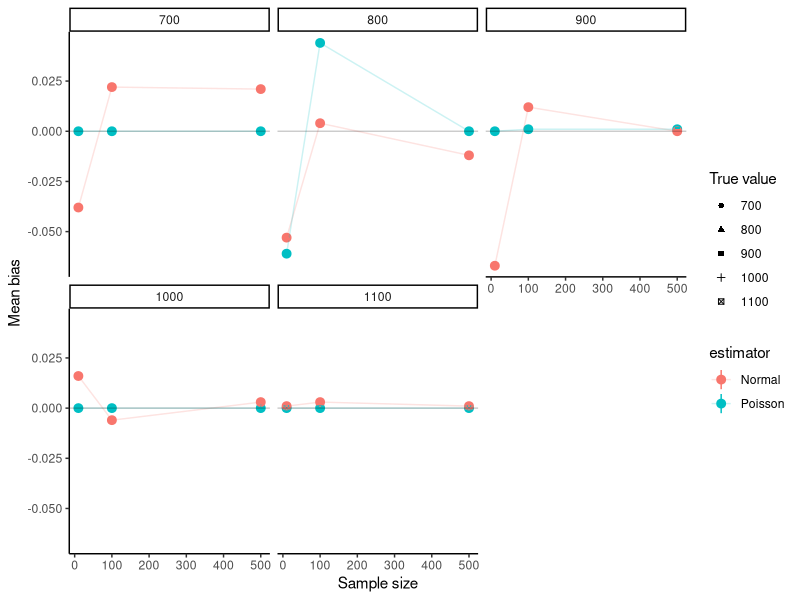
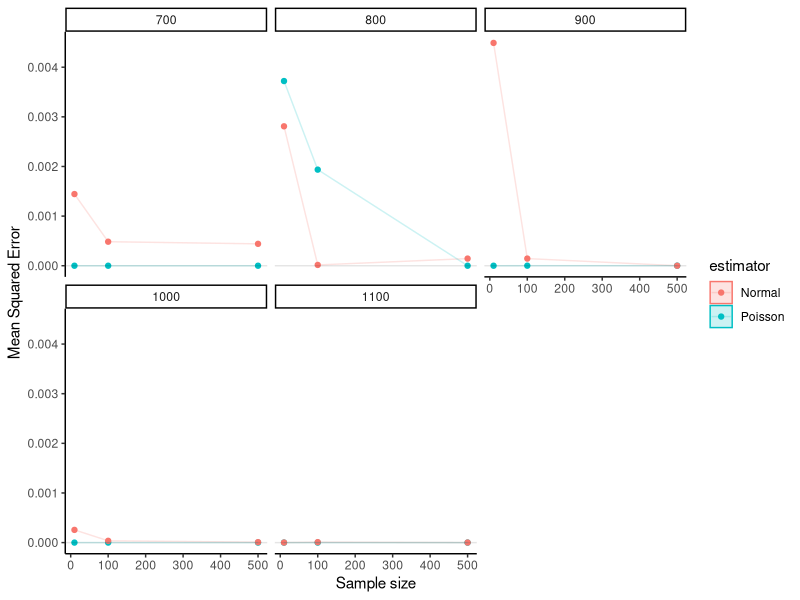
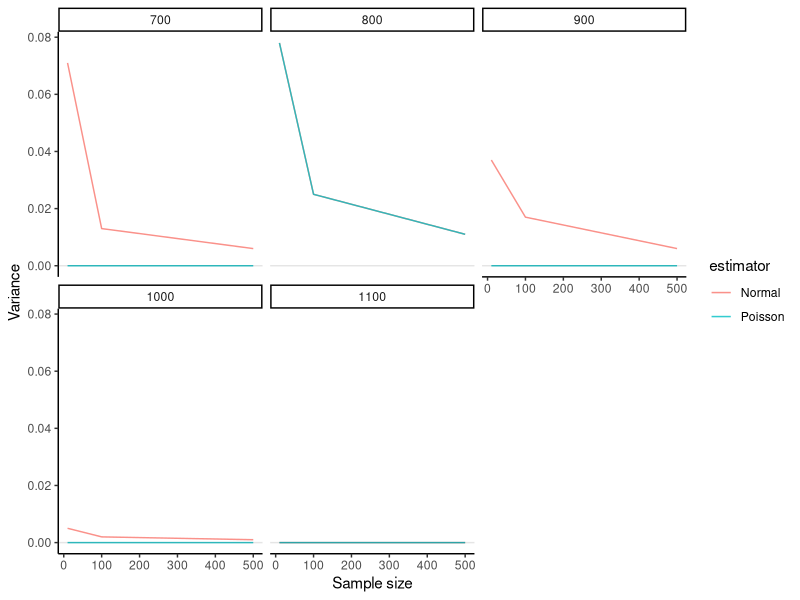
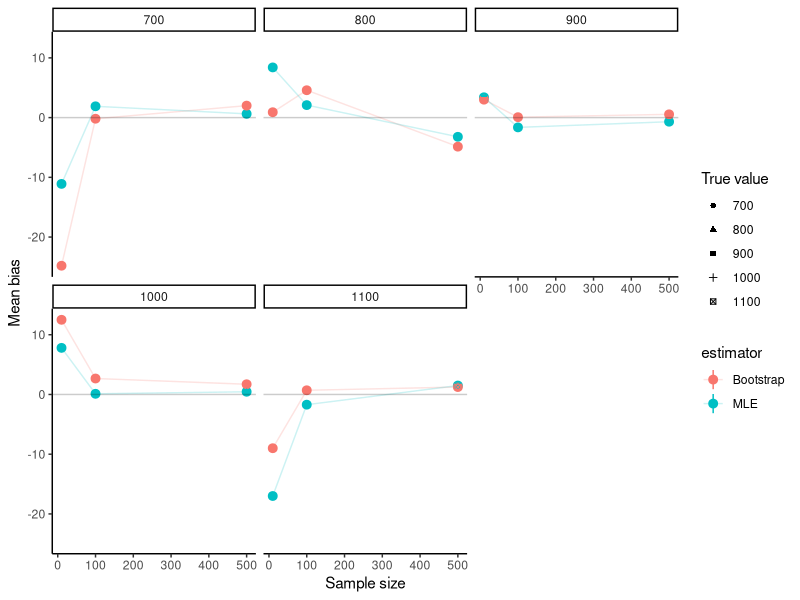
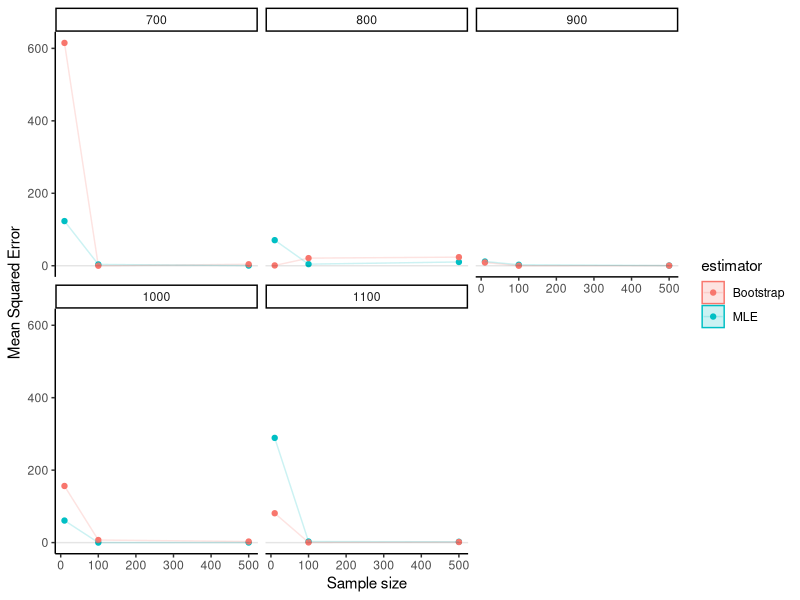

R code for these plots, in order:
## ---- chunk 1
knitr::opts_chunk$set(echo = TRUE)
## ---- chunk 2
set.seed(222)
library(data.table)
library(dplyr)
results <- rbindlist(lapply(c(10, 100, 500), function(n){
  rbindlist(lapply(c(700, 800, 900, 1000, 1100), function(param){
    x_pois <- round(rpois(n, param))
    x_norm <- round(rnorm(n, param, 100))
    
    #calculate lambda hat
    MLE_pois <- mean(x_pois)
    MLE_norm <- mean(x_norm)
    boot_pois <- mean(sample(x_pois, size=n, replace = T))
    
    # #calculate ???? variance
    # var_pois <- sd(x_pois)^2
    # var_norm <- sd(x_norm)^2
    
    #calculate true probability at cutoff
    truePoisProb <- mean(x_pois < 805)
    trueNormProb <- mean(x_norm < 805)
    
    par_pois <- ppois(805, MLE_pois)
    par_norm <- pnorm(805, MLE_norm, 100)
    par_boot <- ppois(805, boot_pois)
    
    #calculate asymptotic variance 
    v_pois <- par_pois*(1-par_pois)/sqrt(n)
    v_norm <- par_norm*(1-par_norm)/sqrt(n)
    v_boot <- par_boot*(1-par_boot)/sqrt(n)
    
    # Return estimates in data table
    data.table(n = c(n, n),
               estimator = factor(c("Poisson", "Normal")),
               param_mu = c(param, param),
               trueProb = c(truePoisProb, trueNormProb), 
               estimate = c(MLE_pois, MLE_norm),
               #variances = c(var_pois, var_norm),
               prob = c(par_pois, par_norm),
               asymptotic_var = c(v_pois, v_norm)
               )
  }))
  }))
options(scipen = 999)
results <- results %>%
  mutate_if(is.numeric, round, digits=3)
results
## ---- chunk 3
# Get results from simulation
bias_sim = results[, .(mean_bias = mean(prob - trueProb),
                           lower_bias = quantile(prob - trueProb, 0.025),
                           upper_bias = quantile(prob - trueProb, 0.975)),
by = c("n", "param_mu", "estimator")]

mse_sim <- results[, .(mean_mse = mean((prob - trueProb)^2),
                          lower_mse = quantile((prob - trueProb)^2, 0.025),
                          upper_mse = quantile((prob - trueProb)^2, 0.975)),
                      by = c("n", "param_mu", "estimator")]

estimator_var <- results[, .(var_est = asymptotic_var), 
                         by = c("n", "param_mu", "estimator")]
## ---- chunk 4
library(ggplot2)
library(dplyr)
# Plot of bias, facet by beta
bias_sim %>%
  ggplot(aes(x = n, y = mean_bias, color = estimator)) + 
  geom_pointrange(aes(ymin = lower_bias, ymax = upper_bias)) + geom_line(alpha = 0.2) +
  geom_point(aes(shape = factor(param_mu))) +
  geom_abline(slope = 0, intercept = 0, alpha = 0.2) + facet_wrap(~ param_mu) +
  scale_shape_discrete("True value") +
  labs(x = "Sample size", y = "Mean bias") +
  theme_classic()

# Plot of MSE, facet by beta
mse_sim %>%
  ggplot(aes(x = n, y = mean_mse, color = estimator)) +
  geom_ribbon(aes(ymin = lower_mse, ymax = upper_mse, fill = estimator, color = NULL),
              alpha = 0.2 )+
  geom_point() + geom_line(alpha = 0.2) +
  scale_shape_discrete("True value") +
  geom_abline(slope = 0, intercept = 0, alpha = 0.1) +
  facet_wrap(~ param_mu) +
  labs(x = "Sample size", y = "Mean Squared Error") +
  theme_classic()

# Plot of variance (similar to MSE???)
estimator_var %>%
  ggplot(aes(x = n, y = var_est, color = estimator)) +
  geom_line(alpha = 0.8) +
  # geom_ribbon(aes(ymin = lower_mse, ymax = upper_mse, fill = estimator, color = NULL),
  #             alpha = 0.2) + geom_point() + 
  geom_abline(slope = 0, intercept = 0, alpha = 0.1) +
  facet_wrap(~param_mu) +
  labs(x = "Sample size", y = "Variance") +
  theme_classic()
## ---- chunk 5
set.seed(222)
library(data.table)
library(dplyr)
results <- rbindlist(lapply(c(10, 100, 500), function(n){
  rbindlist(lapply(c(700, 800, 900, 1000, 1100), function(param){
    x_pois <- round(rpois(n, param))
    
    #calculate lambda hat
    MLE_pois <- mean(x_pois)
    boot_pois <- mean(sample(x_pois, size=n, replace = T))
    
    # #calculate asymptotic variance 
    # v_pois <- par_pois*(1-par_pois)/sqrt(n)
    # v_boot <- par_boot*(1-par_boot)/sqrt(n)
    
    # Return estimates in data table
    data.table(n = c(n, n),
               estimator = factor(c("MLE", "Bootstrap")),
               trueMean = c(param, param),
               estimatedMean = c(MLE_pois, boot_pois)
               #asymptotic_var = c(v_pois, v_boot)
               )
  }))
  }))
options(scipen = 999)
results <- results %>%
  mutate_if(is.numeric, round, digits=3)
results
## ---- chunk 6
# Get results from simulation
bias_sim = results[, .(mean_bias = mean(estimatedMean - trueMean),
                           lower_bias = quantile(estimatedMean - trueMean, 0.025),
                           upper_bias = quantile(estimatedMean - trueMean, 0.975)),
by = c("n", "trueMean", "estimator")]

mse_sim <- results[, .(mean_mse = mean((estimatedMean - trueMean)^2),
                          lower_mse = quantile((estimatedMean - trueMean)^2, 0.025),
                          upper_mse = quantile((estimatedMean - trueMean)^2, 0.975)),
                      by = c("n", "trueMean", "estimator")]

# estimator_var <- results[, .(var_est = asymptotic_var), 
#                          by = c("n", "param_mu", "estimator")]
## ---- chunk 7
library(ggplot2)
library(dplyr)
# Plot of bias, facet by beta
bias_sim %>%
  ggplot(aes(x = n, y = mean_bias, color = estimator)) + 
  geom_pointrange(aes(ymin = lower_bias, ymax = upper_bias)) + geom_line(alpha = 0.2) +
  geom_point(aes(shape = factor(trueMean))) +
  geom_abline(slope = 0, intercept = 0, alpha = 0.2) + facet_wrap(~ trueMean) +
  scale_shape_discrete("True value") +
  labs(x = "Sample size", y = "Mean bias") +
  theme_classic()

# Plot of MSE, facet by beta
mse_sim %>%
  ggplot(aes(x = n, y = mean_mse, color = estimator)) +
  geom_ribbon(aes(ymin = lower_mse, ymax = upper_mse, fill = estimator, color = NULL),
              alpha = 0.2 )+
  geom_point() + geom_line(alpha = 0.2) +
  scale_shape_discrete("True value") +
  geom_abline(slope = 0, intercept = 0, alpha = 0.1) +
  facet_wrap(~ trueMean) +
  labs(x = "Sample size", y = "Mean Squared Error") +
  theme_classic()

# # Plot of variance (similar to MSE???)
# estimator_var %>%
#   ggplot(aes(x = n, y = var_est, color = estimator)) +
#   geom_line(alpha = 0.8) +
#   # geom_ribbon(aes(ymin = lower_mse, ymax = upper_mse, fill = estimator, color = NULL),
#   #             alpha = 0.2) + geom_point() + 
#   geom_abline(slope = 0, intercept = 0, alpha = 0.1) +
#   facet_wrap(~param_mu) +
#   labs(x = "Sample size", y = "Variance") +
#   theme_classic()
## ---- chunk 8
# set.seed(222)
# sim_results_hyp <- rbindlist(lapply(c(10, 100, 500), function(n){
#   rbindlist(lapply(c(700, 800, 900, 1000, 1100), function(param){
#     x_pois <- round(rpois(n, param))
#     x_norm <- round(rnorm(n, param, 100))
#     
#     # Same as before
#     MLE_pois <- mean(x_pois)
#     MLE_norm <- mean(x_norm)
#     truePoisProb <- mean(x_pois < 805)
#     trueNormProb <- mean(x_norm < 805)
#     par_pois <- ppois(805, MLE_pois)
#     par_norm <- pnorm(805, MLE_norm, 100)
#     v_pois <- par_pois*(1-par_pois)/sqrt(n)
#     v_norm <- par_norm*(1-par_norm)/sqrt(n)
#     
#     
#     data = data.table(trueProb = trueProb, x_pois = x_pois, x_norm = x_norm)
#     # Fit two models for LRT
#     null_model <- lm(trueProb ~ 0.5, data = data)
#     alt_mod_pois <- lm(y ~ 0 + x_pois, data = data)
#     alt_mod_norm <- lm(y ~ 0 + x_norm, data = data)
#     
#     # log likelihood approach reject
#     log_lik_pois <- 2*(abs(logLik(alt_mod_pois) - logLik(null_model))) > qchisq(0.95, df=1)
#     log_lik_norm <- 2*(abs(logLik(alt_mod_norm) - logLik(null_model))) > qchisq(0.95, df=1)
#     
#     # Return estimates in data table
#     data.table(n = c(n, n),
#                estimator = factor(c("Poisson", "Normal")),
#                likelihood = c(log_lik_pois, log_lik_norm),
#                param_mu = c(param, param),
#                trueProb = c(truePoisProb, trueNormProb), 
#                estimate = c(MLE_pois, MLE_norm),
#                prob = c(par_pois, par_norm),
#                asymptotic_var = c(v_pois, v_norm)
#                )
#   }))
#   }))
# options(scipen = 999)
# sim_results_hyp <- sim_results_hyp %>%
#   mutate_if(is.numeric, round, digits=3)
# sim_results_hyp
## ---- chunk 9
# set.seed(222)
# library(data.table)
# result <- rbindlist(lapply(c(10, 100, 500), function(n){
#   rbindlist(lapply(c(300, 330, 350), function(param){
#     x_pois <- rpois(n, param)
#     x_norm <- rnorm(n, param, 20)
#     
#     #calculate lambda hat
#     MLE_pois <- mean(x_pois)
#     MLE_norm <- mean(x_norm)
#     
#     #calculate analytic variance
#     var_pois <- sd(x_pois)^2
#     var_norm <- sd(x_norm)^2
#     
#     # Return estimates in data table
#     data.table(n = n, estimator = factor(c("Poisson", "Normal")), paramue = param,
#                estimate = c(MLE_pois, MLE_norm), variances = c(var_pois, var_norm))
#   }))
#   }))
# result
## ---- chunk 10
# # Get results from simulation
# bias_sim = result[, .(mean_bias = mean(estimate - paramue),
#                            lower_bias = quantile(estimate - paramue, 0.025),
#                            upper_bias = quantile(estimate - paramue, 0.975)),
# by = c("n", "paramue", "estimator")]
# 
# mse_sim <- result[, .(mean_mse = mean((estimate - paramue)^2),
#                           lower_mse = quantile((estimate - paramue)^2, 0.025),
#                           upper_mse = quantile((estimate - paramue)^2, 0.975)),
#                       by = c("n", "paramue", "estimator")]
# 
# estimator_var <- result[, .(var_est = var(estimate)), by = c("n", "paramue", "estimator")]
# 
# library(ggplot2)
# library(dplyr)
# # Plot of bias, facet by beta
# bias_sim %>%
#   ggplot(aes(x = n, y = mean_bias, color = estimator)) + 
#   geom_pointrange(aes(ymin = lower_bias, ymax = upper_bias)) + geom_line(alpha = 0.2) +
#   geom_point(aes(shape = factor(paramue))) +
#   geom_abline(slope = 0, intercept = 0, alpha = 0.2) + facet_wrap(~param_mu) +
#   scale_shape_discrete("True value") +
#   labs(x = "Sample size", y = "Mean bias") +
#   theme_classic()
## ---- chunk 11
# set.seed(222)
# x_boot <- sample(x_sim, size=10, replace = T)
# boot_MLE <- mean(x_boot)
# boot_MLE
# 
# set.seed(222)
# x_sim <- rpois(10, 327)
# x_MLE <- sum(x_sim)/10
# x_MLE
